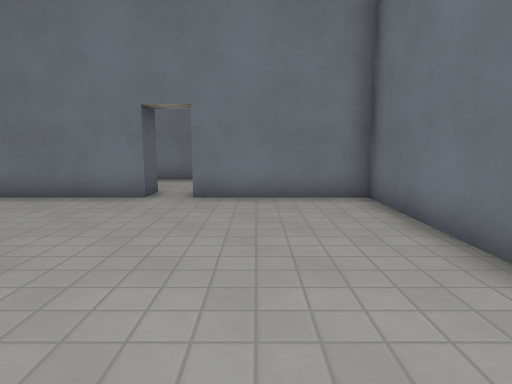
view 1 (above)

13 first-person views from a walk through a 3-D level made in the Godot game engine. The camera is 1.2 m above the floor, tilts 8° down and sees 75° across. The floor is counted in squares, 1 m on a side. Each view is taken from the middle of a square. On the plan, view 1 faces up. The plan holds only what a view shows up to about 14 squares ahead; the rest is blank. Surface patterns are stand-ins for the level's own textures.

view 2
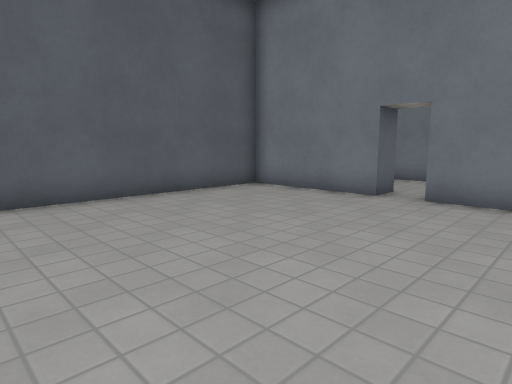

view 3
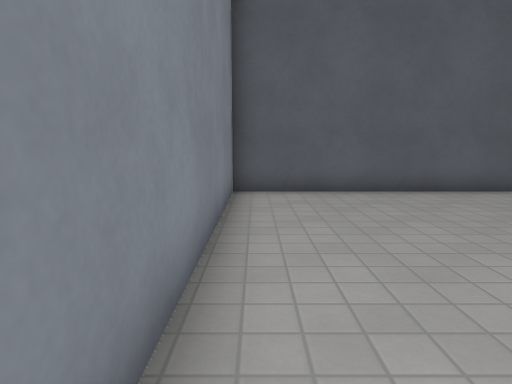

view 4
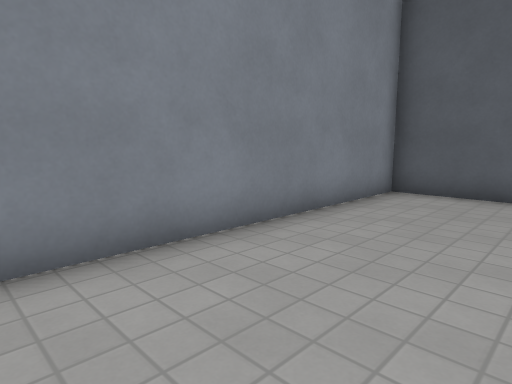

view 5
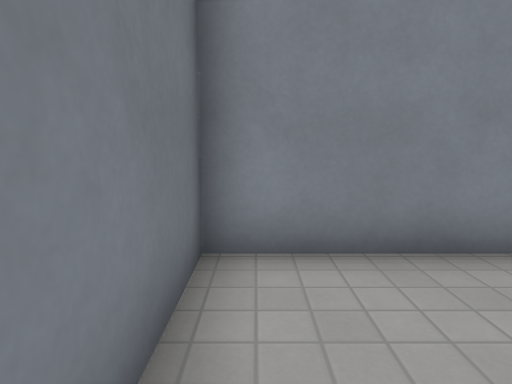

view 6
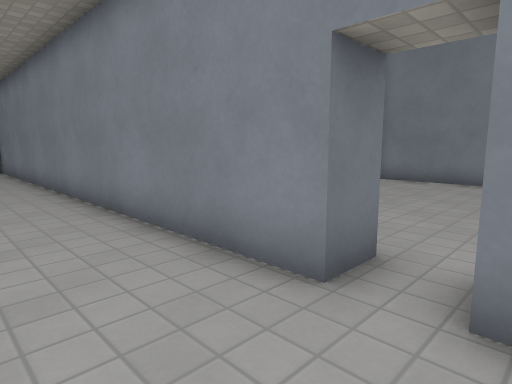

view 7
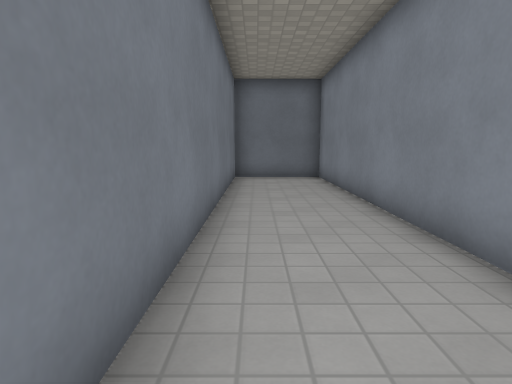

view 8
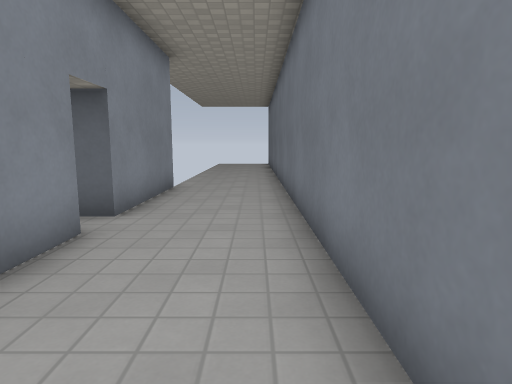

view 9
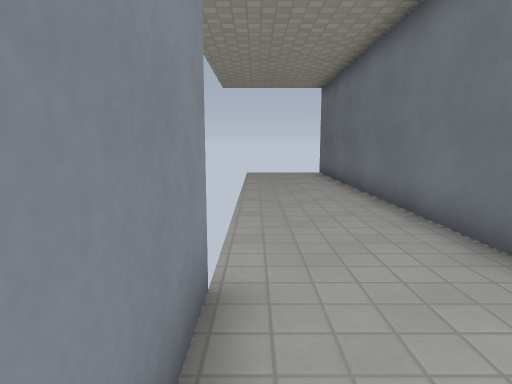

view 10
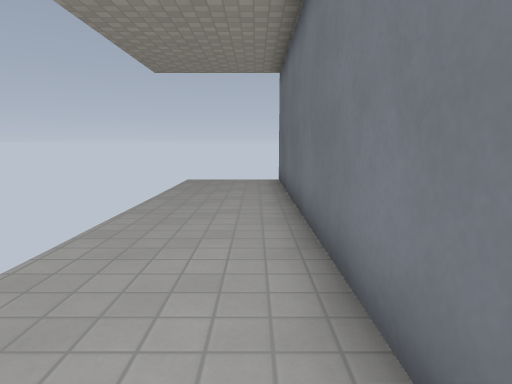

view 11
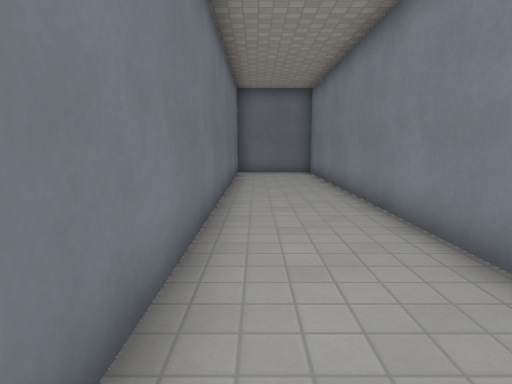

view 12
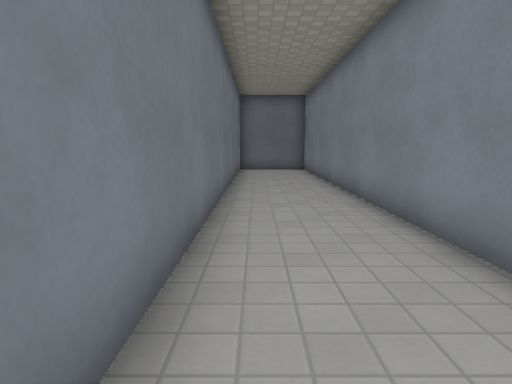

view 13
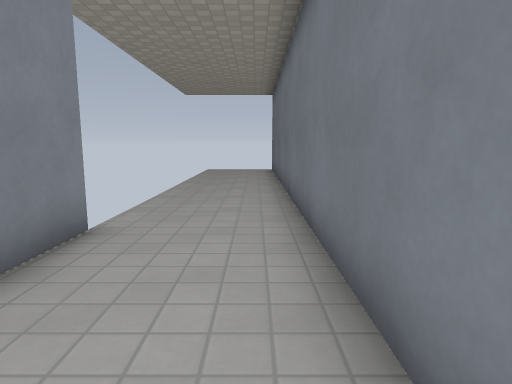

### Floor plan
Points are (right, up) in squares from view 1. A wall is a line through its corners. A room is listed if a view was taken in it or the views show most of it. See-through windows are left out.
Room 1 (views 1, 2, 3, 4, 5)
walls: (-2.5, 8.6) (-2.5, 7.6) (-6.6, 7.6) (-6.6, -0.6) (2.6, -0.6) (2.6, 7.6) (-1.5, 7.6) (-1.5, 8.6)
ways out: opening at (-2, 8) to room 2
Room 2 (views 6, 7, 8, 9, 10, 11, 12, 13)
walls: (-1.5, 8.6) (14.6, 8.6) (14.6, 11.8) (-18.8, 11.8); (-6.8, 8.6) (-2.5, 8.6)
ways out: opening at (-2, 8) to room 1

Where each view was taken, in squares from view 1:
view 1: 0 up, 0 right, facing up
view 2: 0 up, 1 right, facing up-left
view 3: 0 up, 2 right, facing left
view 4: 3 up, 2 right, facing down-left
view 5: 3 up, 2 right, facing down
view 6: 11 up, 3 left, facing down-right
view 7: 11 up, 2 right, facing right
view 8: 11 up, 3 right, facing left
view 9: 9 up, 4 left, facing left
view 10: 11 up, 7 left, facing left
view 11: 11 up, 0 right, facing right
view 12: 11 up, 2 left, facing right
view 13: 11 up, 2 left, facing left
